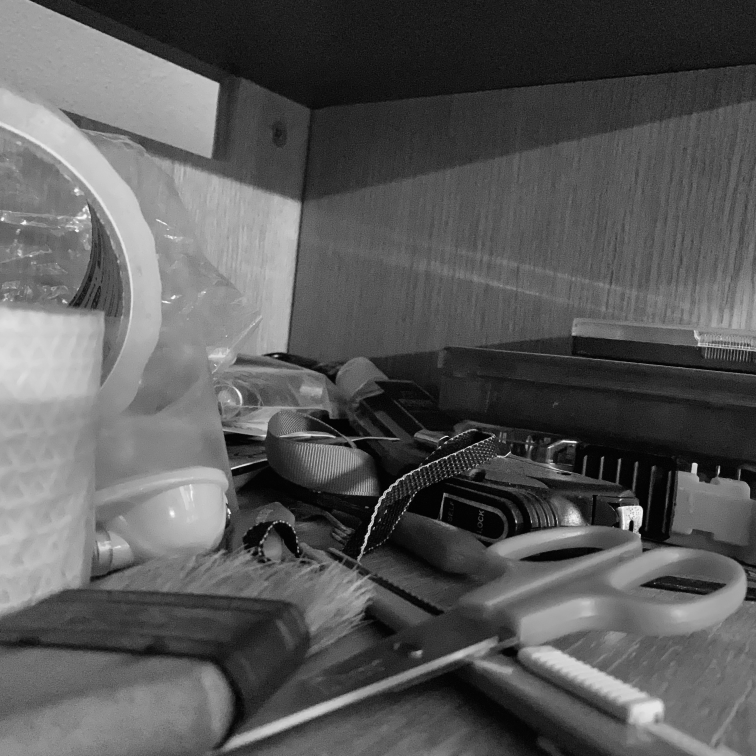
#> input picture images/IMG_1.jpg, 3024 x 3024 px (shown at 1/4 size)
$ python img_recon.py
#> lines starting #> are read from the running program, lines starting #| are printed output that depends on the picture
#!/usr/bin/env python3

# Akshat Bisht, 2021.
# arb@purdue.edu

import numpy as np
import matplotlib.pyplot as plt
import cv2

# Setup initial cubicles
#
# Here I am reading in 12 closely timed snapshots of a greyscale scene.
# This is my proxy for the hypothetical data that would come from a QIS sensor.
# I will be running a simple P(k) function to get a binary data cube.

# Fetch raw image data
T = 10
q = 1
alpha = 2
x = np.empty([3024,3024])
x = cv2.imread("images/IMG_1.jpg", 0)/255
#> x: shape (3024, 3024) float64; min 0, max 1, mean 0.351

# Downsample raw data to shape (504, 504)
x = x[::6,::6]
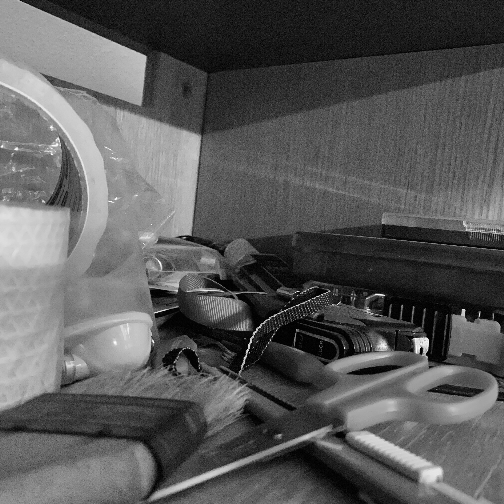
#> x: shape (504, 504) float64; min 0, max 1, mean 0.35

y = np.empty([T, 504,504])
for i in range(0, T):
    y[i] = np.random.poisson(lam=alpha*x, size=(504,504))

y_raw = y[0]
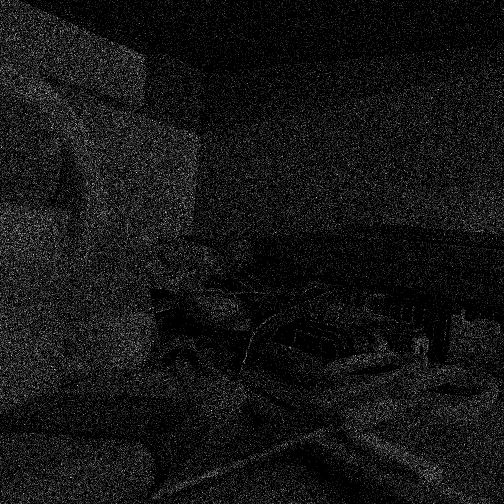
#> y_raw: shape (504, 504) float64; min 0, max 9, mean 0.698; drawn with min black and max white

# Define function to determine bit state
def B(k, cutoff):
    if (k >= cutoff):
        return 1
    else:
        return 0

# Apply B(k) to raw data to generate data cube
b_vec = np.vectorize(B)

for i in range (0, T):
    y[i] = b_vec(y[i], q)

y_mean = np.apply_along_axis(np.mean, 0, y)
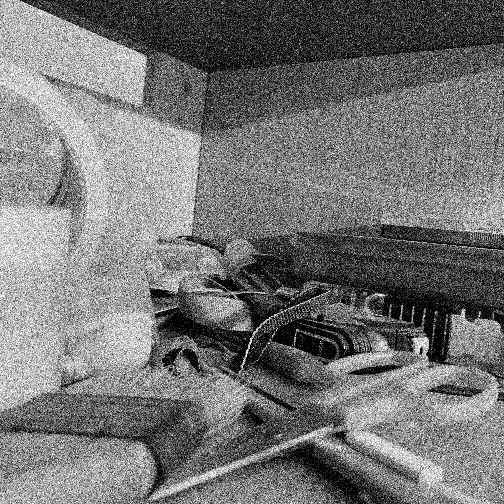
#> y_mean: shape (504, 504) float64; min 0, max 1, mean 0.46

reconstructed = -1 * np.log(1 - y_mean)
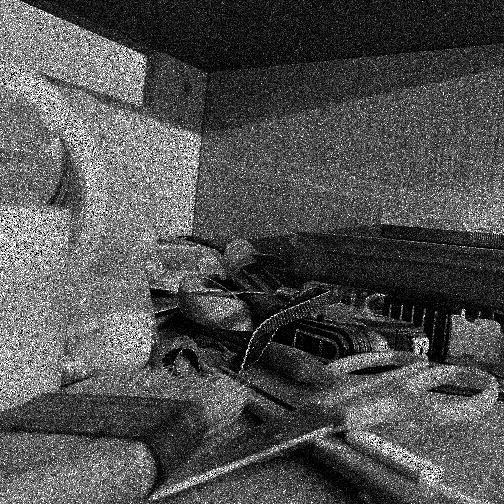
#> reconstructed: shape (504, 504) float64; 1.14% of the values are NaN or infinite; the others: min 0, max 2.3, mean 0.739; drawn with min black, max white, NaN and infinite black

# Plot and show
plt.figure(1)
plt.imshow(y_raw, cmap="gray")
plt.title("raw y[0]")
plt.figure(2)
plt.imshow(y[0], cmap="gray")
plt.title("p(k) > {} for y[0]".format(q))
plt.figure(3)
plt.imshow(reconstructed, cmap="gray")
plt.title("Image reconstructed with MLE")
plt.show()
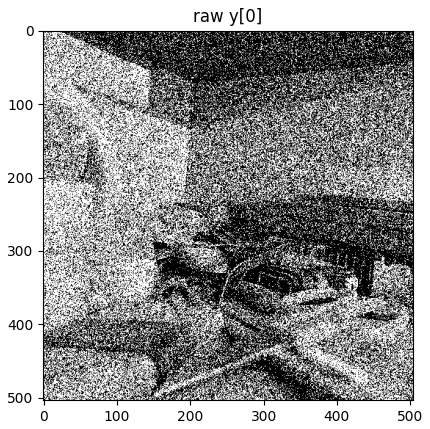
#> figure drawn by matplotlib, 1 panel

$ run again, with images/IMG_12.jpg copied over images/IMG_1.jpg
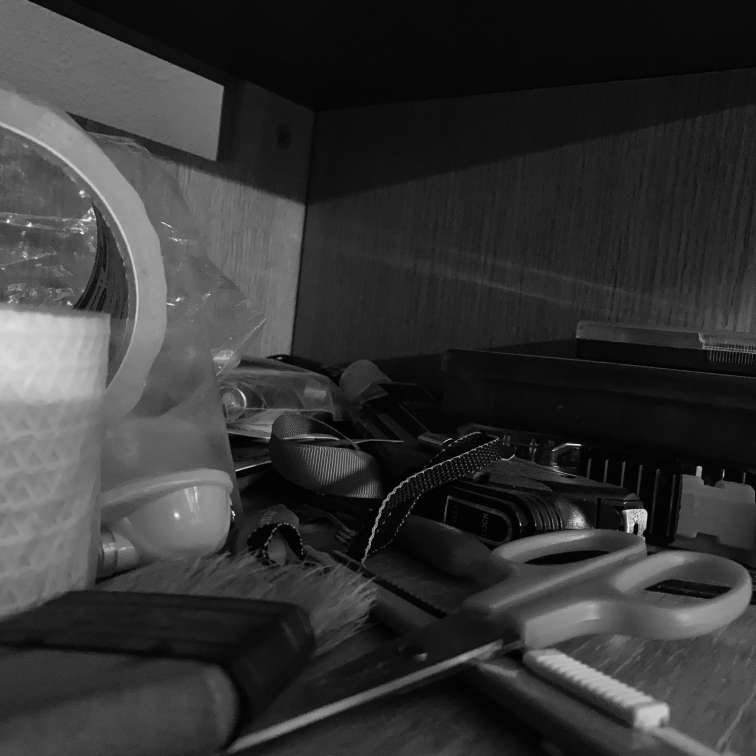
#> input picture images/IMG_12.jpg, 3024 x 3024 px (shown at 1/4 size)
#> `y_mean = np.apply_along_axis(np.mean, 0, y)`:
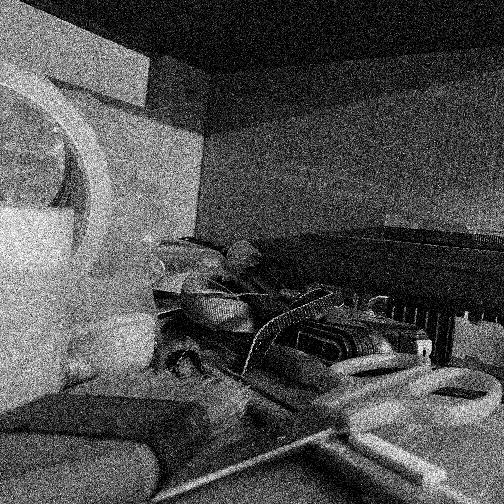
#> y_mean: shape (504, 504) float64; min 0, max 1, mean 0.303
#> `plt.show()`:
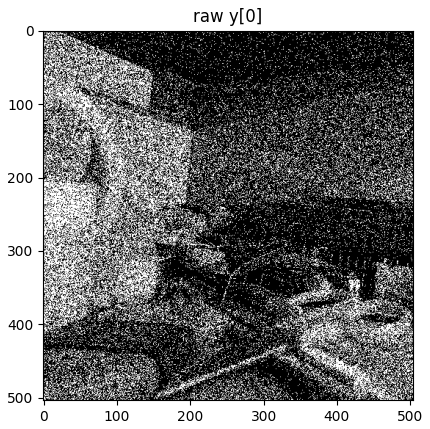
#> figure drawn by matplotlib, 1 panel
